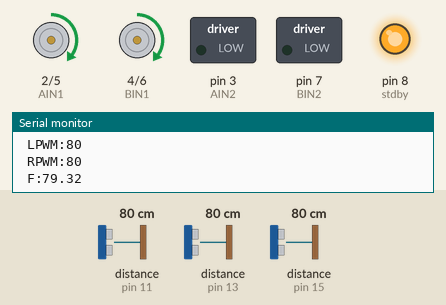
A sketch run on a simulated Arduino Uno, built with avr-gcc and run on an emulated ATmega328P. Shown: direction and speed pins drawn as motors (green arrow = direction pin HIGH = forward, orange = LOW = backward, longer = more drive), switched loads named in the sketch (green lamp = pin HIGH), output pins drawn as LEDs (lit = HIGH), the last lines printed to the serial monitor. Wiring (inferred from the names in the program): 3 × ultrasonic range finder: trigger pin 10, echo pin 11 / trigger pin 12, echo pin 13 / trigger pin 14, echo pin 15. The inputs (shaded band) are chosen by the test bench; at power-on: distance to the obstacle (sensors on pin 11, pin 15, pin 13) 80 cm. The echo pulse lasts 58.3 µs per cm; pins used as bus, display or sensor lines are not drawn.

Above: at 1.2 s.
1.3 s: distance to the obstacle (sensor on pin 11) set to 19 cm
4.3 s: distance to the obstacle (sensor on pin 11) set to 15 cm
At 5.2 s:
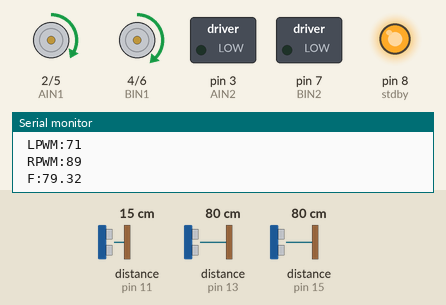
5.9 s: distance to the obstacle (sensor on pin 15) set to 2 cm
At 6.9 s:
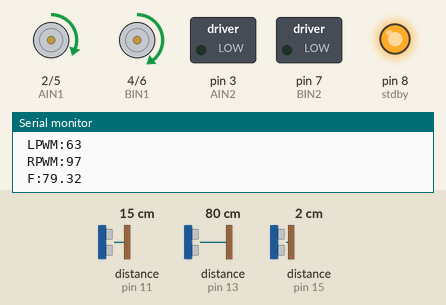
7.5 s: distance to the obstacle (sensor on pin 11) set to 4 cm
At 8.2 s:
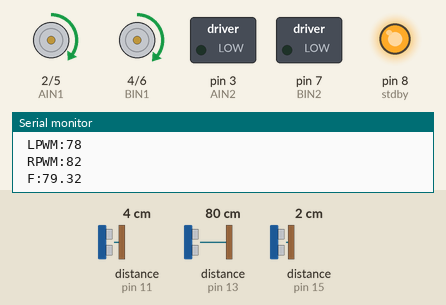
10.5 s: distance to the obstacle (sensor on pin 15) set to 4 cm
At 11.4 s:
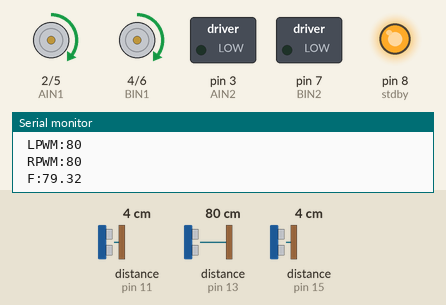
Timing chart, 0 to 13.5 s (numbered marks = the images above; inputs shaded):
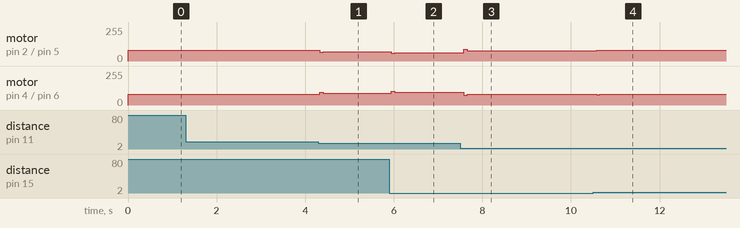

The sketch:

pidimplementation2updted.ino
```cpp
// === Ultrasonic pins ===
int trigf = 12 , echof =13;
int trigr = 14, echor = 15;
int trigl = 10, echol = 11;  // A0/A1 as digital OK on Uno

// === Motor pins (L293D / TB6612 style) ===
int AIN1 = 2;
int AIN2 = 3;
int BIN1 = 4;
int BIN2 = 7;
int PWMA = 5;   // PWM - left
int PWMB = 6;   // PWM - right
int stdby = 8;

const int baseSpeed   = 80; // fwd speed
const int maxSpeed    = 150; // PID clamp

// === Maze parameter ===
const int stopFront      = 8;  // cm hard stop to avoid collision
const int corridorThresh = 17;

const unsigned long PID_PERIOD_MS = 75;

float getDistance(int trig, int echo) {
  digitalWrite(trig, LOW);  delayMicroseconds(2);
  digitalWrite(trig, HIGH); delayMicroseconds(10);
  digitalWrite(trig, LOW);
  long duration = pulseIn(echo, HIGH, 20000);  // 20ms timeout
  if (duration == 0) return -1;              // no echo → far away
  return duration * 0.034 / 2;                 // cm
}
// === PID gains ===
float Kp = 1.4, Ki = 0.0, Kd = 1.0;
unsigned long lastPID = 0;
float integ = 0, lastErr = 0;

void PID_step() {
  float leftDist  = getDistance(trigl, echol);
  delay(5);
  float rightDist = getDistance(trigr, echor);
  delay(5);
  float frontDist = getDistance(trigf, echof);
  delay(5);

  float err = 0;
  static float lastLeft = corridorThresh/2;
  static float lastRight = corridorThresh/2;
  //------ cases for error calculation------
  // when both wall present
  if (leftDist < corridorThresh && rightDist < corridorThresh) {
      err = rightDist - leftDist;
      lastLeft  = leftDist;
      lastRight = rightDist;
  }
  // left wall missing
  else if (leftDist > corridorThresh && rightDist < corridorThresh) {
      err = rightDist - lastLeft;
      lastRight = rightDist;
  }
  // right wall missing
  else if (leftDist < corridorThresh && rightDist > corridorThresh) {
      err = lastRight - leftDist;
      lastLeft = leftDist;
  }
  else {
      //bot go straight
      err = 0;
  }
  // -- correction --
  integ = integ + err;
  integ = constrain(integ, -100.0f, 100.0f);
  float deriv = (err - lastErr);
  float corr  = (Kp*err) + (Ki*integ) + (Kd*deriv);
  lastErr = err;

  int leftSpeed  = baseSpeed + (int)corr;
  int rightSpeed = baseSpeed - (int)corr;
  constrain(leftSpeed, -255, 255);
  constrain(rightSpeed, -255, 255);
  // bot moves with new speed
  analogWrite(PWMA, leftSpeed);
  analogWrite(PWMB, rightSpeed);

  Serial.print("err:"); Serial.println(err);
  Serial.print(" corr:"); Serial.println(corr);
  Serial.print(" LPWM:"); Serial.println(leftSpeed);
  Serial.print(" RPWM:"); Serial.println(rightSpeed);
  Serial.print(" F:"); Serial.println(frontDist);
  Serial.print(" L:"); Serial.println(leftDist);
  Serial.print(" R:"); Serial.println(rightDist);
}

// -------------------- Arduino setup --------------------
void setup() {
  Serial.begin(9600);

  pinMode(trigf, OUTPUT);
  pinMode(trigl, OUTPUT);
  pinMode(trigr, OUTPUT);
  pinMode(echof, INPUT);
  pinMode(echol, INPUT);
  pinMode(echor, INPUT);

  pinMode(AIN1, OUTPUT);
  pinMode(AIN2, OUTPUT);
  pinMode(BIN1, OUTPUT);
  pinMode(BIN2, OUTPUT);
  pinMode(PWMA, OUTPUT);
  pinMode(PWMB, OUTPUT);

  pinMode(stdby, OUTPUT);
  //pinMode(buttonPin, INPUT_PULLUP);
  // initially motor starts goes front
  digitalWrite(stdby, HIGH);
  digitalWrite(AIN1, HIGH);
  digitalWrite(AIN2, LOW);
  digitalWrite(BIN1, HIGH);
  digitalWrite(BIN2, LOW);
  analogWrite(PWMA, baseSpeed);
  analogWrite(PWMB, baseSpeed);
}

void loop() {
  // button function is missing

  //  float front = getDistance(trigf, echof);
  // if (front < stopFront) {  // motor stops.
  // digitalWrite(AIN1, LOW);
  // digitalWrite(AIN2, LOW);
  // digitalWrite(BIN1, LOW);
  // digitalWrite(BIN2, LOW);
  // analogWrite(PWMA, 0);
  // analogWrite(PWMB, 0);
  // delay(1000);
  // }
  PID_step();
  // else{
  //   PID_step();
  // }
} // code end
```

Measured:
- after the input at 4.3 s, motor on pin 2 (AIN1) / pin 5 (PWMA): forward 80/255 → forward 65/255 at once, → forward 71/255 0.08 s later; motor on pin 4 (BIN1) / pin 6 (PWMB): forward 80/255 → forward 95/255 at once, → forward 89/255 0.08 s later
- after the input at 5.9 s, motor on pin 2 (AIN1) / pin 5 (PWMA): forward 71/255 → forward 57/255 after 0.05 s, → forward 63/255 0.08 s later; motor on pin 4 (BIN1) / pin 6 (PWMB): forward 89/255 → forward 103/255 after 0.05 s, → forward 97/255 0.08 s later
- after the input at 7.5 s, motor on pin 2 (AIN1) / pin 5 (PWMA): forward 63/255 → forward 88/255 after 0.08 s, → forward 78/255 0.07 s later; motor on pin 4 (BIN1) / pin 6 (PWMB): forward 97/255 → forward 72/255 after 0.08 s, → forward 82/255 0.07 s later
- after the input at 10.5 s, motor on pin 2 (AIN1) / pin 5 (PWMA): forward 78/255 → forward 82/255 after 0.08 s, → forward 80/255 0.07 s later; motor on pin 4 (BIN1) / pin 6 (PWMB): forward 82/255 → forward 78/255 after 0.08 s, → forward 80/255 0.07 s later
